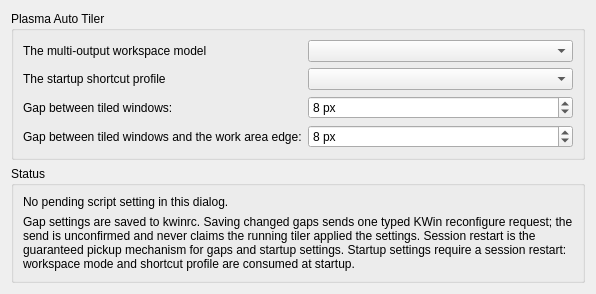
<?xml version="1.0" encoding="UTF-8"?>
<ui version="4.0">
 <class>ScriptConfig</class>
 <widget class="QWidget" name="ScriptConfig">
  <layout class="QVBoxLayout" name="verticalLayout">
   <item>
    <widget class="QGroupBox" name="scriptSettings">
     <property name="title">
      <string>Plasma Auto Tiler</string>
     </property>
     <layout class="QFormLayout" name="scriptFormLayout">
       <item row="0" column="0">
        <widget class="QLabel" name="label_workspaceMode">
         <property name="buddy">
          <cstring>workspaceModeCombo</cstring>
         </property>
        <property name="text">
         <string>The multi-output workspace model</string>
        </property>
       </widget>
      </item>
       <item row="0" column="1">
       <widget class="QComboBox" name="workspaceModeCombo"/>
      </item>
       <item row="1" column="0">
        <widget class="QLabel" name="label_shortcutProfile">
         <property name="buddy">
          <cstring>shortcutProfileCombo</cstring>
         </property>
        <property name="text">
         <string>The startup shortcut profile</string>
        </property>
       </widget>
      </item>
        <item row="1" column="1">
        <widget class="QComboBox" name="shortcutProfileCombo"/>
       </item>
       <item row="2" column="0">
        <widget class="QLabel" name="label_innerGap">
         <property name="buddy">
          <cstring>innerGapSpinBox</cstring>
         </property>
        <property name="text">
         <string>Gap between tiled windows:</string>
        </property>
       </widget>
      </item>
       <item row="2" column="1">
       <widget class="QSpinBox" name="innerGapSpinBox">
        <property name="minimum">
         <number>0</number>
        </property>
        <property name="maximum">
         <number>64</number>
        </property>
        <property name="value">
         <number>8</number>
        </property>
        <property name="suffix">
         <string> px</string>
        </property>
       </widget>
      </item>
       <item row="3" column="0">
        <widget class="QLabel" name="label_outerGap">
         <property name="buddy">
          <cstring>outerGapSpinBox</cstring>
         </property>
        <property name="text">
         <string>Gap between tiled windows and the work area edge:</string>
        </property>
       </widget>
      </item>
       <item row="3" column="1">
       <widget class="QSpinBox" name="outerGapSpinBox">
        <property name="minimum">
         <number>0</number>
        </property>
        <property name="maximum">
         <number>64</number>
        </property>
        <property name="value">
         <number>8</number>
        </property>
        <property name="suffix">
         <string> px</string>
        </property>
       </widget>
      </item>
     </layout>
    </widget>
   </item>
   <item>
    <widget class="QGroupBox" name="scriptStatusGroup">
     <property name="title">
      <string>Status</string>
     </property>
     <layout class="QVBoxLayout" name="scriptStatusLayout">
      <item>
       <widget class="QLabel" name="scriptStatusLabel">
        <property name="text">
         <string>No pending script setting in this dialog.</string>
        </property>
        <property name="wordWrap">
         <bool>true</bool>
        </property>
       </widget>
      </item>
      <item>
       <widget class="QLabel" name="scriptStatusDescription">
        <property name="text">
         <string>Gap settings are saved to kwinrc. Saving changed gaps sends one typed KWin reconfigure request; the send is unconfirmed and never claims the running tiler applied the settings. Session restart is the guaranteed pickup mechanism for gaps and startup settings. Startup settings require a session restart: workspace mode and shortcut profile are consumed at startup.</string>
        </property>
        <property name="wordWrap">
         <bool>true</bool>
        </property>
       </widget>
      </item>
     </layout>
    </widget>
   </item>
  </layout>
 </widget>
 <resources/>
 <connections/>
</ui>
